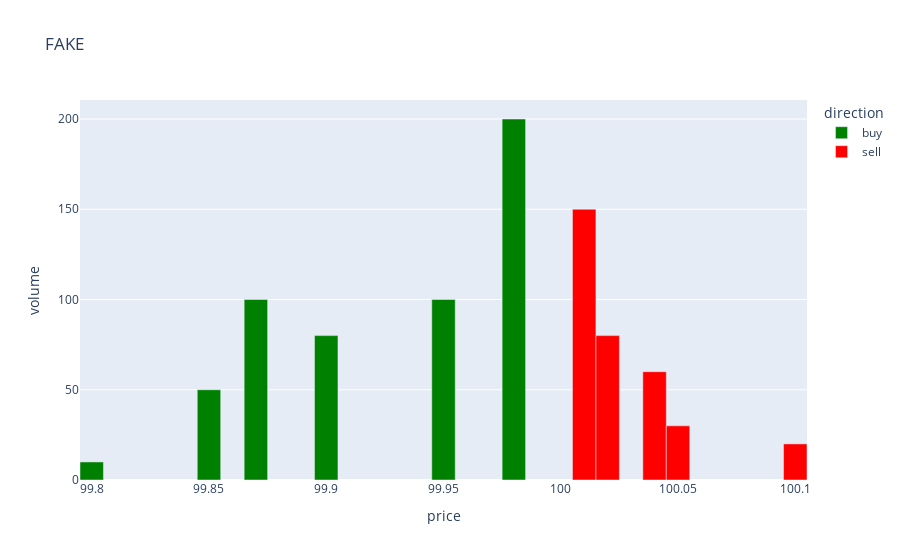

Notebook code for this chart:
### Markdown cell above
## Cancellations and Deletions

### Code cell
# reset orderbook
exchange.central_orderbook = exchange.get_empty_orderbook()
for order in limit_orders:
    exchange.process_order(order)


s=time.time()
for i,e in enumerate(exchanges):
    e.central_orderbook = e.get_empty_orderbook()
    for order in limit_orders:
        e.process_order(order)
en=time.time()
print((en-s)/len(exchanges)/len(limit_orders))
print(len(limit_orders))
visualise_orderbook(exchanges[0].central_orderbook, price_scaling = 1/100)

### Figure 1 — Plotly figure (JSON) as saved in the notebook; plotly's stock layout.template omitted (floating-point values rounded to 4 significant figures)
{"data": [{"alignmentgroup": "True", "hovertemplate": "direction=buy<br>price=%{x}<br>volume=%{y}<extra></extra>", "legendgroup": "buy", "marker": {"color": "green", "pattern": {"shape": ""}}, "name": "buy", "offsetgroup": "buy", "orientation": "v", "showlegend": true, "textposition": "auto", "type": "bar", "width": 0.01, "x": [99.98, 99.95, 99.9, 99.87, 99.85, 99.8], "xaxis": "x", "y": [200, 100, 80, 100, 50, 10], "yaxis": "y"}, {"alignmentgroup": "True", "hovertemplate": "direction=sell<br>price=%{x}<br>volume=%{y}<extra></extra>", "legendgroup": "sell", "marker": {"color": "red", "pattern": {"shape": ""}}, "name": "sell", "offsetgroup": "sell", "orientation": "v", "showlegend": true, "textposition": "auto", "type": "bar", "width": 0.01, "x": [100.0, 100.0, 100.0, 100.0, 100.1], "xaxis": "x", "y": [150, 80, 60, 30, 20], "yaxis": "y"}], "layout": {"barmode": "relative", "legend": {"title": {"text": "direction"}, "tracegroupgap": 0}, "title": {"text": "FAKE"}, "xaxis": {"anchor": "y", "domain": [0, 1], "title": {"text": "price"}}, "yaxis": {"anchor": "x", "domain": [0, 1], "title": {"text": "volume"}}}}
